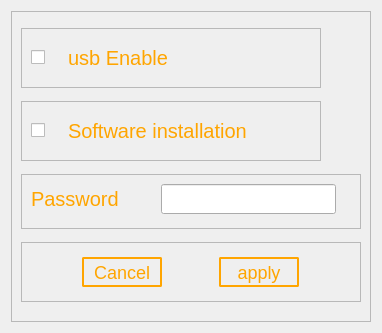
<?xml version="1.0" encoding="UTF-8"?>
<ui version="4.0">
 <class>Dialog</class>
 <widget class="QDialog" name="Dialog">
  <property name="geometry">
   <rect>
    <x>0</x>
    <y>0</y>
    <width>375</width>
    <height>333</height>
   </rect>
  </property>
  <property name="windowTitle">
   <string>Dialog</string>
  </property>
  <layout class="QVBoxLayout" name="verticalLayout">
   <item>
    <widget class="QFrame" name="frame">
     <property name="styleSheet">
      <string notr="true">QLabel{
color:orange;
font-size:20px;
}

QCheckBox{


background-position: center left;
font-size:30px;

}
QPushButton{
	border-radius: 2px;
color:orange;
background-position: center left;
font-size:18px;
border:2px solid orange;
}
QPushButton:hover{


	background-color:orange;
font-size :18px;

color:white;
pading:20px;
}

QPushButton:pressed {
		background-color:orange;
font-size :15px;

color:white;
pading:20px;
}</string>
     </property>
     <property name="frameShape">
      <enum>QFrame::StyledPanel</enum>
     </property>
     <property name="frameShadow">
      <enum>QFrame::Raised</enum>
     </property>
     <layout class="QVBoxLayout" name="verticalLayout_2">
      <item>
       <widget class="QFrame" name="frame_2">
        <property name="minimumSize">
         <size>
          <width>300</width>
          <height>60</height>
         </size>
        </property>
        <property name="maximumSize">
         <size>
          <width>300</width>
          <height>60</height>
         </size>
        </property>
        <property name="frameShape">
         <enum>QFrame::StyledPanel</enum>
        </property>
        <property name="frameShadow">
         <enum>QFrame::Raised</enum>
        </property>
        <layout class="QHBoxLayout" name="horizontalLayout_3">
         <item>
          <widget class="QCheckBox" name="usb_checkbox">
           <property name="maximumSize">
            <size>
             <width>31</width>
             <height>17</height>
            </size>
           </property>
           <property name="text">
            <string/>
           </property>
          </widget>
         </item>
         <item>
          <widget class="QLabel" name="usb_label">
           <property name="maximumSize">
            <size>
             <width>16777215</width>
             <height>30</height>
            </size>
           </property>
           <property name="text">
            <string>usb Enable</string>
           </property>
          </widget>
         </item>
        </layout>
       </widget>
      </item>
      <item>
       <widget class="QFrame" name="frame_3">
        <property name="minimumSize">
         <size>
          <width>300</width>
          <height>60</height>
         </size>
        </property>
        <property name="maximumSize">
         <size>
          <width>300</width>
          <height>60</height>
         </size>
        </property>
        <property name="frameShape">
         <enum>QFrame::StyledPanel</enum>
        </property>
        <property name="frameShadow">
         <enum>QFrame::Raised</enum>
        </property>
        <layout class="QHBoxLayout" name="horizontalLayout_2">
         <item>
          <widget class="QCheckBox" name="soft_checkbox">
           <property name="maximumSize">
            <size>
             <width>31</width>
             <height>16777215</height>
            </size>
           </property>
           <property name="text">
            <string/>
           </property>
          </widget>
         </item>
         <item>
          <widget class="QLabel" name="soft_label">
           <property name="text">
            <string>Software installation</string>
           </property>
          </widget>
         </item>
        </layout>
       </widget>
      </item>
      <item>
       <widget class="QFrame" name="password_frame">
        <property name="maximumSize">
         <size>
          <width>16777215</width>
          <height>55</height>
         </size>
        </property>
        <property name="frameShape">
         <enum>QFrame::StyledPanel</enum>
        </property>
        <property name="frameShadow">
         <enum>QFrame::Raised</enum>
        </property>
        <widget class="QLabel" name="label">
         <property name="geometry">
          <rect>
           <x>10</x>
           <y>10</y>
           <width>91</width>
           <height>30</height>
          </rect>
         </property>
         <property name="minimumSize">
          <size>
           <width>60</width>
           <height>30</height>
          </size>
         </property>
         <property name="text">
          <string>Password </string>
         </property>
        </widget>
        <widget class="QLineEdit" name="pass_edit">
         <property name="geometry">
          <rect>
           <x>140</x>
           <y>10</y>
           <width>175</width>
           <height>30</height>
          </rect>
         </property>
         <property name="minimumSize">
          <size>
           <width>175</width>
           <height>30</height>
          </size>
         </property>
         <property name="maximumSize">
          <size>
           <width>105</width>
           <height>30</height>
          </size>
         </property>
         <property name="styleSheet">
          <string notr="true">font-size:14px; 
background-color:rgb(202, 255, 227); 
border: 2px solid orange; 
border-radius: 8px; 
padding: 0 8px; 
selection-background-color: darkgray; 
 font-size: 16px;
  focus {  
   background-color:rgb(192, 192, 255)}

</string>
         </property>
        </widget>
       </widget>
      </item>
      <item>
       <widget class="QFrame" name="frame_4">
        <property name="minimumSize">
         <size>
          <width>340</width>
          <height>60</height>
         </size>
        </property>
        <property name="maximumSize">
         <size>
          <width>300</width>
          <height>60</height>
         </size>
        </property>
        <property name="frameShape">
         <enum>QFrame::StyledPanel</enum>
        </property>
        <property name="frameShadow">
         <enum>QFrame::Raised</enum>
        </property>
        <layout class="QHBoxLayout" name="horizontalLayout">
         <item>
          <widget class="QPushButton" name="cancel_Button">
           <property name="minimumSize">
            <size>
             <width>80</width>
             <height>30</height>
            </size>
           </property>
           <property name="maximumSize">
            <size>
             <width>80</width>
             <height>30</height>
            </size>
           </property>
           <property name="text">
            <string>Cancel</string>
           </property>
          </widget>
         </item>
         <item>
          <widget class="QPushButton" name="apply_Button">
           <property name="minimumSize">
            <size>
             <width>80</width>
             <height>30</height>
            </size>
           </property>
           <property name="maximumSize">
            <size>
             <width>80</width>
             <height>30</height>
            </size>
           </property>
           <property name="text">
            <string>apply</string>
           </property>
          </widget>
         </item>
        </layout>
       </widget>
      </item>
     </layout>
    </widget>
   </item>
  </layout>
 </widget>
 <resources/>
 <connections/>
</ui>
